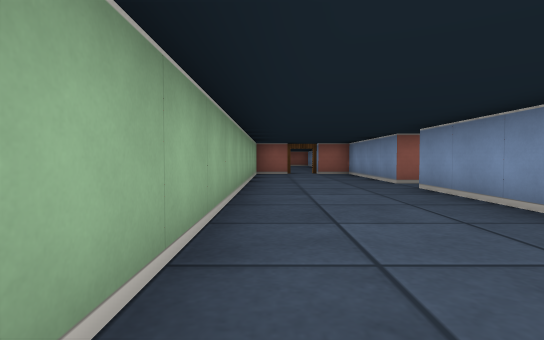
view 1 (above)

21 first-person views from a walk through a cub3D ray-caster map. The camera is about half as high as the walls, tilts 2° down and sees 80° across. The floor is counted in squares. Each view is taken from the middle of a square. On the plan, view 1 faces up. The plan holds only what a view shows up to about 9 squares ahead; the rest is blank.

view 2
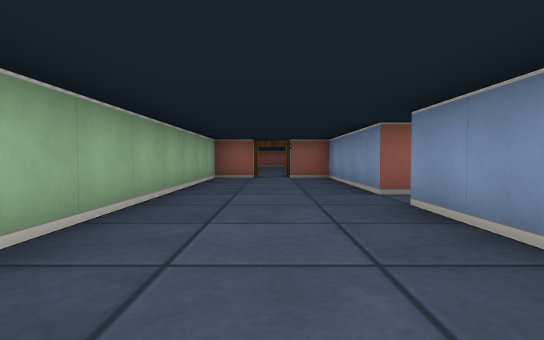

view 3
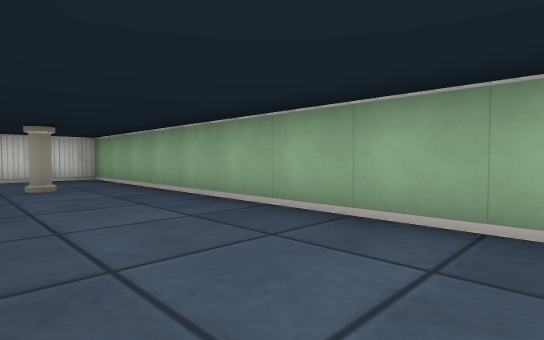

view 4
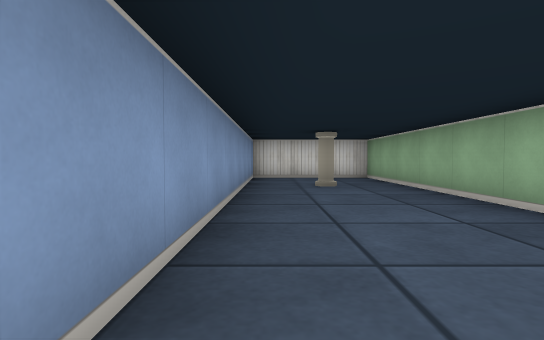

view 5
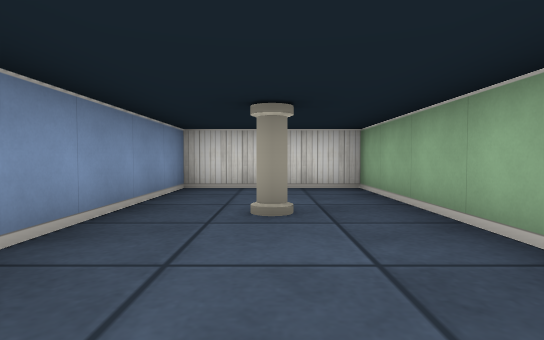

view 6
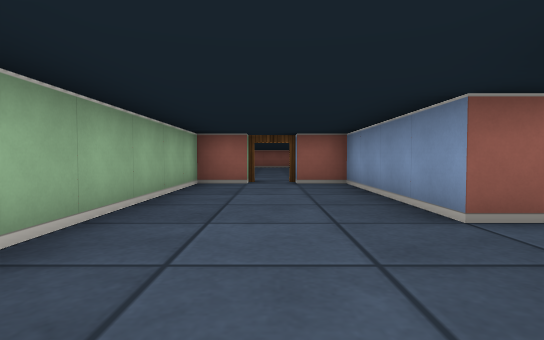

view 7
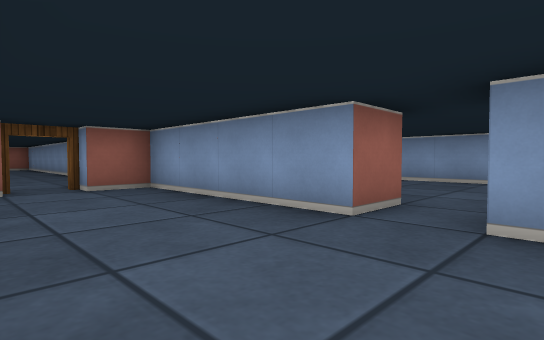

view 8
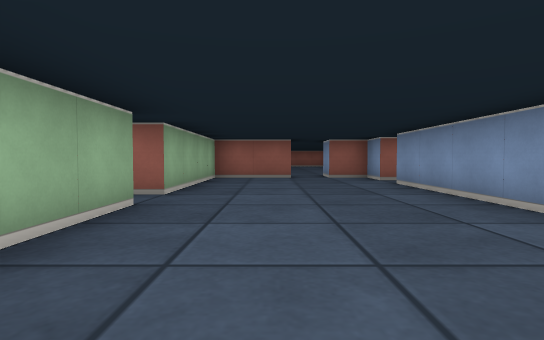

view 9
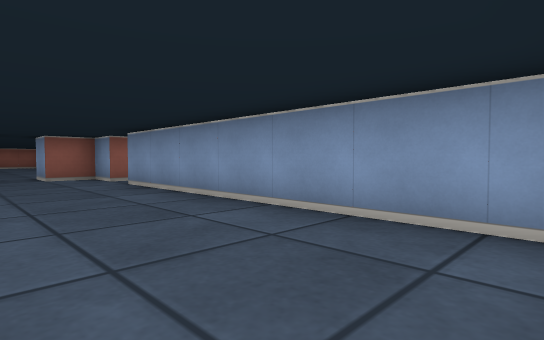

view 10
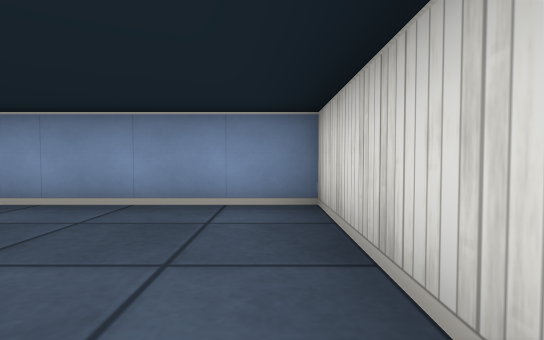

view 11
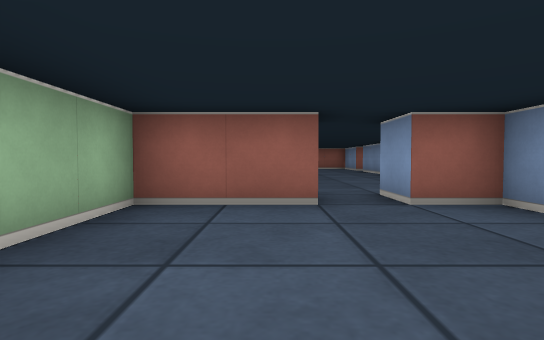

view 12
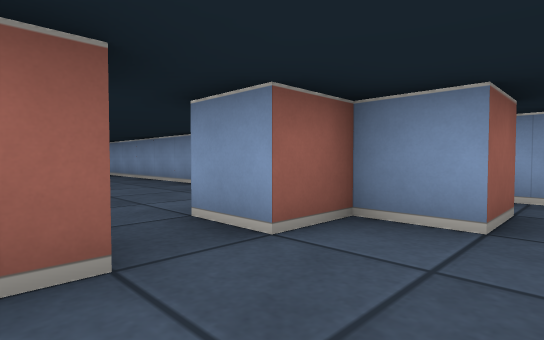

view 13
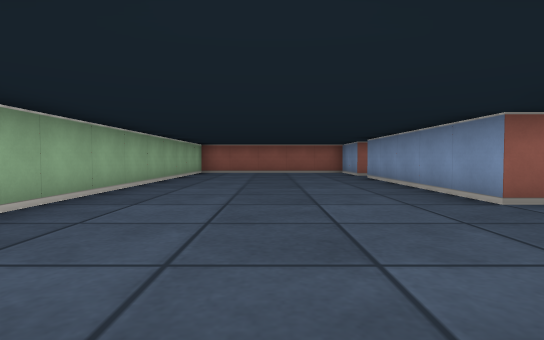

view 14
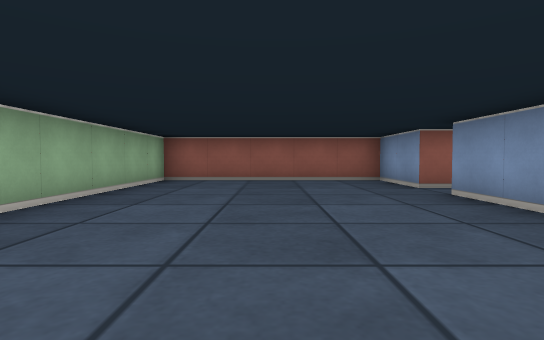

view 15
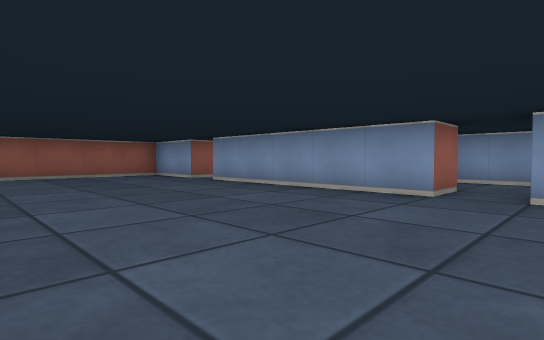

view 16
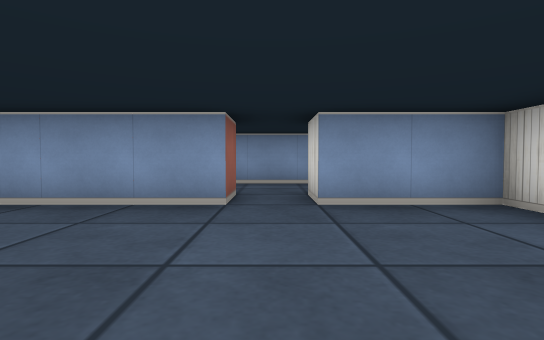

view 17
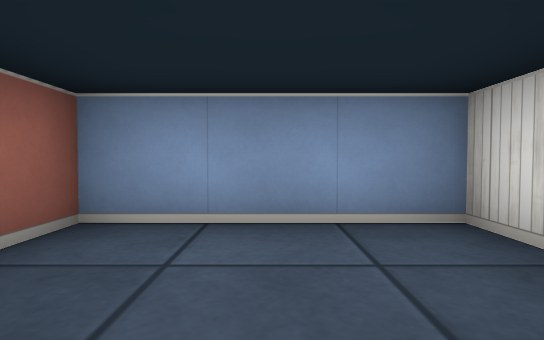

view 18
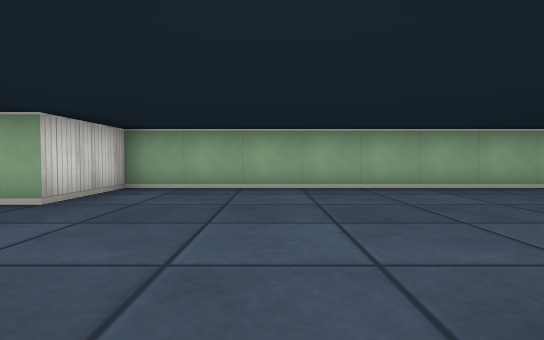

view 19
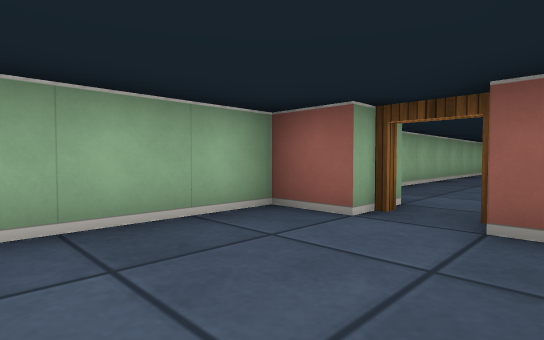

view 20
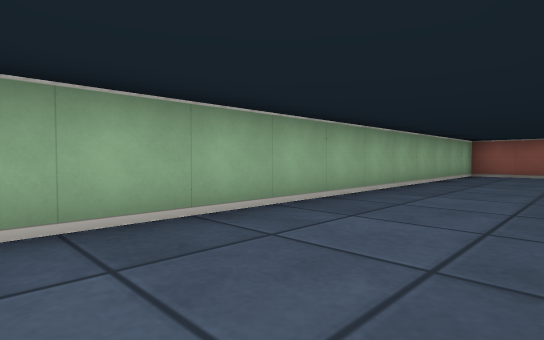

view 21
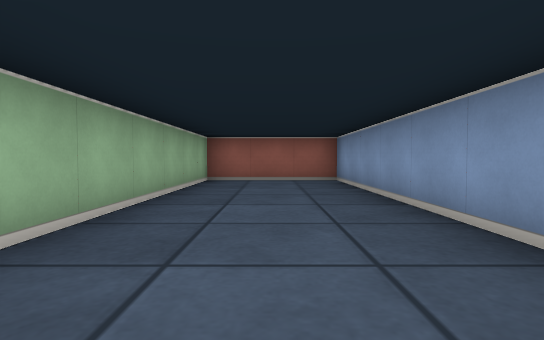

### Floor plan
Points are (right, up) in squares from view 1. A wall is a line through its corners. A room is listed if a view was taken in it or the views show most of it. See-through windows are left out.
Room 1 (views 1, 2, 3, 4, 5, 6, 7, 19)
walls: (3.5, 6.5) (2.5, 6.5) (2.5, 10.5) (1.5, 10.5); (0.5, 10.5) (-0.5, 10.5) (-0.5, -5.5) (2.5, -5.5) (2.5, 5.5)
ways out: opening at (3, 6) to room 2; open door at (1, 11) to room 4
objects: pillar (1, -3)
Room 2 (views 8, 9, 10, 11, 12, 13)
walls: (3.5, 5.5) (3.5, 3.8); (8.6, 9.5) (7.5, 9.5) (7.5, 10.5) (6.5, 10.5) (6.5, 11.5); (5.6, 10.5) (3.5, 10.5) (3.5, 6.5); (4.5, 1.5) (7.5, 1.5) (7.5, 8.5); (5.5, 11.5) (5.5, 11)
ways out: opening at (3, 6) to room 1; opening at (6, 11) to room 3; opening at (8, 9)
Room 3 (views 14, 15, 16, 17, 18)
walls: (9.6, 14.5) (8.5, 14.5) (8.5, 19.5); (9.2, 20.5) (8.5, 20.5) (8.5, 22.5) (3.5, 22.5) (3.5, 11.5) (5.5, 11.5); (7.9, 11.5) (8.5, 11.5) (8.5, 13.5) (9.5, 13.5)
ways out: opening at (6, 11) to room 2; opening at (9, 14) to room 5; opening at (9, 20)
Room 4 (views 20, 21)
walls: (2.5, 16.8) (2.5, 22.5) (-0.5, 22.5) (-0.5, 12.1)
ways out: open door at (1, 11) to room 1
Room 5 (no view inside)
walls: (10.8, 12.5) (11.5, 12.5) (11.5, 15.5) (10.8, 15.5)
ways out: opening at (9, 14) to room 3

Where each view was taken, in squares from view 1:
view 1: 0 up, 0 right, facing up
view 2: 2 up, 1 right, facing up
view 3: 3 up, 2 right, facing down-left
view 4: 3 up, 2 right, facing down
view 5: 0 up, 1 right, facing down
view 6: 4 up, 1 right, facing up
view 7: 5 up, 0 right, facing up-right
view 8: 2 up, 5 right, facing up
view 9: 2 up, 5 right, facing up-right
view 10: 2 up, 4 right, facing right
view 11: 7 up, 5 right, facing up
view 12: 9 up, 5 right, facing up-right
view 13: 11 up, 6 right, facing up
view 14: 15 up, 6 right, facing up
view 15: 13 up, 4 right, facing up-right
view 16: 14 up, 5 right, facing right
view 17: 14 up, 9 right, facing right
view 18: 14 up, 9 right, facing left
view 19: 8 up, 2 right, facing up-left
view 20: 12 up, 2 right, facing up-left
view 21: 15 up, 1 right, facing up
